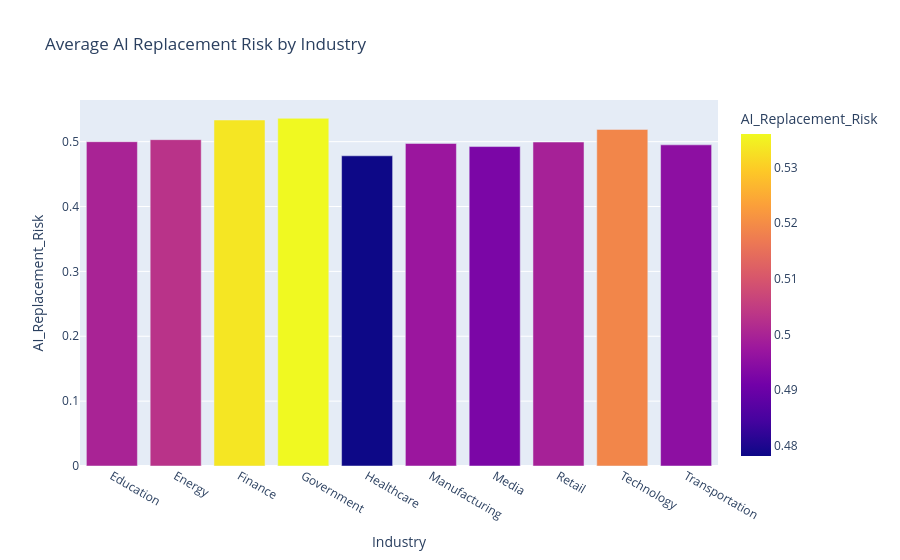

This figure's notebook cell:
### Markdown cell above
## Interactive Visualization

### Code cell
# Industry-wise AI Replacement Risk

industry_risk = df.groupby('Industry')['AI_Replacement_Risk'].mean().reset_index()

fig = px.bar(
    industry_risk,
    x='Industry',
    y='AI_Replacement_Risk',
    title='Average AI Replacement Risk by Industry',
    color='AI_Replacement_Risk'
)

fig.show()

### Figure 1 — Plotly figure (JSON) as saved in the notebook; plotly's stock layout.template omitted (floating-point values rounded to 4 significant figures)
{"data": [{"hovertemplate": "Industry=%{x}<br>AI_Replacement_Risk=%{marker.color}<extra></extra>", "legendgroup": "", "marker": {"color": [0.4999, 0.5031, 0.5334, 0.536, 0.4782, 0.4973, 0.4924, 0.4994, 0.5189, 0.4951], "coloraxis": "coloraxis", "pattern": {"shape": ""}}, "name": "", "orientation": "v", "showlegend": false, "textposition": "auto", "type": "bar", "x": ["Education", "Energy", "Finance", "Government", "Healthcare", "Manufacturing", "Media", "Retail", "Technology", "Transportation"], "xaxis": "x", "y": [0.4999, 0.5031, 0.5334, 0.536, 0.4782, 0.4973, 0.4924, 0.4994, 0.5189, 0.4951], "yaxis": "y"}], "layout": {"barmode": "relative", "coloraxis": {"colorbar": {"title": {"text": "AI_Replacement_Risk"}}, "colorscale": [[0, "#0d0887"], [0.1111, "#46039f"], [0.2222, "#7201a8"], [0.3333, "#9c179e"], [0.4444, "#bd3786"], [0.5556, "#d8576b"], [0.6667, "#ed7953"], [0.7778, "#fb9f3a"], [0.8889, "#fdca26"], [1, "#f0f921"]]}, "legend": {"tracegroupgap": 0}, "title": {"text": "Average AI Replacement Risk by Industry"}, "xaxis": {"anchor": "y", "domain": [0, 1], "title": {"text": "Industry"}}, "yaxis": {"anchor": "x", "domain": [0, 1], "title": {"text": "AI_Replacement_Risk"}}}}
